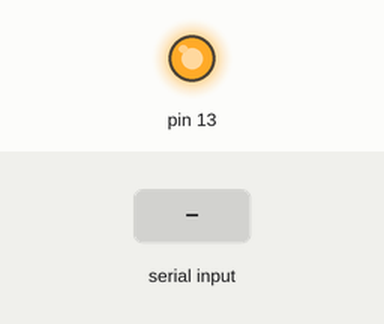
The sketch below on a simulated Arduino Mega 2560, built with avr-gcc and run on an emulated ATmega2560. Shown: output pins drawn as LEDs (lit = HIGH). The test bench sets the inputs (shaded band).

Above: at 0.05 s.
At 1.2 s:
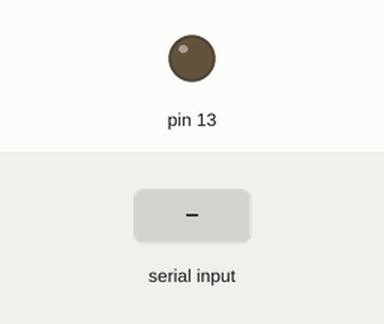
1.3 s: "1\n" received over the second serial link
At 2.2 s:
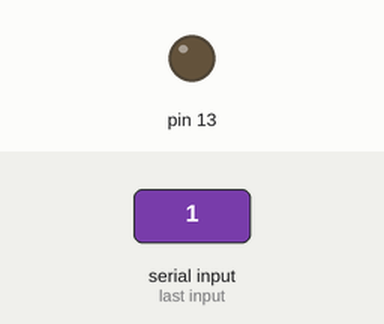
Timing chart, 0 to 4.3 s (numbered marks = the images above; inputs shaded):
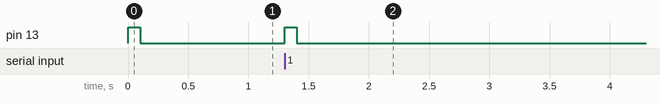

Measured:
- after the input at 1.3 s, pin 13: LOW → HIGH at once, → LOW 0.10 s later

The sketch:

_17_03_06_kenny_testSerialMega.ino
```cpp
String inputString = "";         // a string to hold incoming data
boolean stringComplete = false;  // whether the string is complete
long lastBlink;
void setup() {
  // initialize serial:
  Serial.begin(9600);
  Serial1.begin(9600);
  // reserve 200 bytes for the inputString:
  inputString.reserve(200);
  pinMode(13, OUTPUT);
  pinMode( 19, INPUT_PULLUP );

}

void loop() {
  serialEvent1();
//  digitalWrite(13, HIGH);
//  delay(500);
  //(millis() < lastBlink + 100 ) ? digitalWrite(13, HIGH) : digitalWrite(13, LOW);
  // print the string when a newline arrives:
//  if (stringComplete) {
//    Serial.println(inputString);
//    // clear the string:
//    inputString = "";
//    stringComplete = false;
//  }

//  digitalWrite(13, LOW);
//  delay(500);
  (millis() < lastBlink + 100 ) ? digitalWrite(13, HIGH) : digitalWrite(13, LOW);
  // print the string when a newline arrives:
  if (stringComplete) {
    Serial1.println(inputString);
    // clear the string:
    inputString = "";
    stringComplete = false;
  }
}

/*
  SerialEvent occurs whenever a new data comes in the
  hardware serial RX.  This routine is run between each
  time loop() runs, so using delay inside loop can delay
  response.  Multiple bytes of data may be available.
*/
void serialEvent1() {

//  while (Serial.available()) {
//    // get the new byte:
//    lastBlink = millis();
//    char inChar = (char)Serial.read();
//    // add it to the inputString:
//    inputString += inChar;
//    // if the incoming character is a newline, set a flag
//    // so the main loop can do something about it:
//    if (inChar == '\n') {
//      stringComplete = true;
//    }
//  }

  while (Serial1.available()) {
    // get the new byte:
    lastBlink = millis();
    char inChar = (char)Serial1.read();
    // add it to the inputString:
    inputString += inChar;
    // if the incoming character is a newline, set a flag
    // so the main loop can do something about it:
    if (inChar == '\n') {
      stringComplete = true;
    }
  }
}
```
